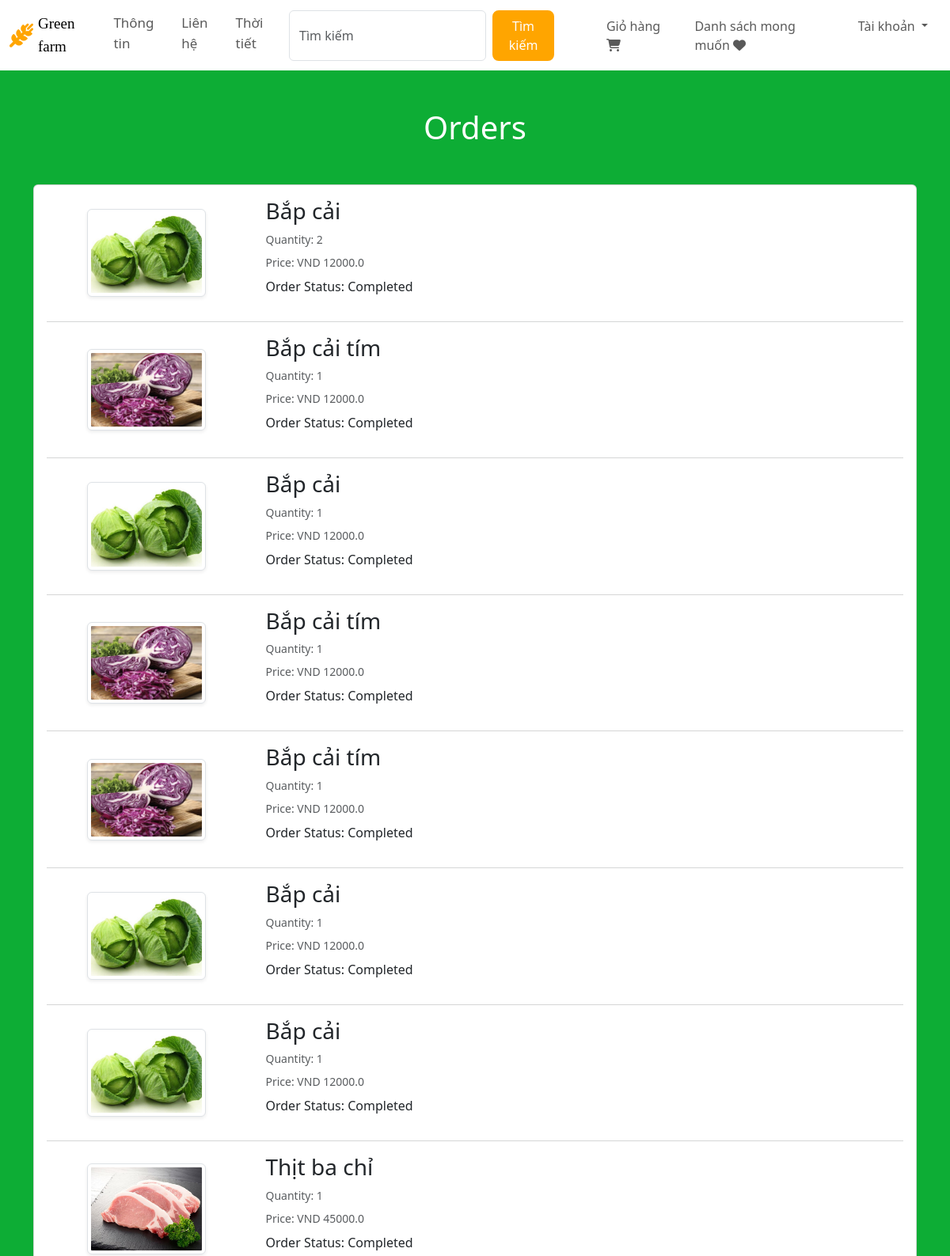
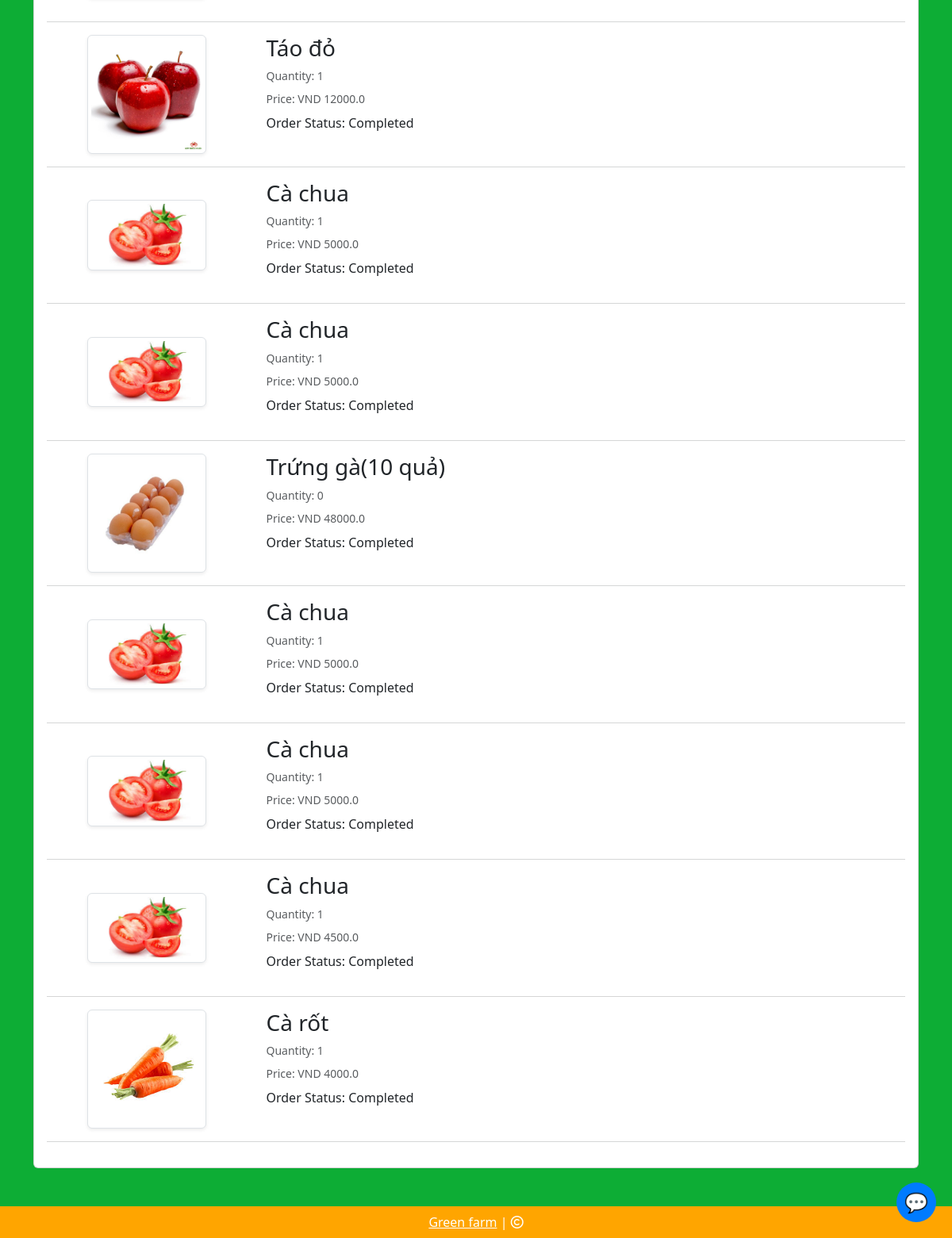
Screenshot of /orders (signed in) with the database file from the repository (2 pictures, top to bottom).
### website/models.py (models this page shows, shortened)
class Order(db.Model):
    id = db.Column(db.Integer, primary_key=True)
    quantity = db.Column(db.Integer, nullable=False)
    price = db.Column(db.Float, nullable=False)
    status = db.Column(db.String(100), nullable=False)
    payment_id = db.Column(db.String(1000), nullable=False)
    customer_link = db.Column(db.Integer, db.ForeignKey('customer.id'), nullable=False)
    product_link = db.Column(db.Integer, db.ForeignKey('product.id'), nullable=False)

class Product(db.Model):
    id = db.Column(db.Integer, primary_key=True)
    product_name = db.Column(db.String(100), nullable=False)
    current_price = db.Column(db.Float, nullable=False)
    previous_price = db.Column(db.Float, nullable=False)
    in_stock = db.Column(db.Integer, nullable=False)
    product_picture = db.Column(db.String(1000), nullable=False)
    flash_sale = db.Column(db.Boolean, default=False)
    date_added = db.Column(db.DateTime, default=datetime.utcnow)
    carts = db.relationship('Cart', backref=db.backref('product', lazy=True))
    orders = db.relationship('Order', backref=db.backref('product', lazy=True))

### website/views.py (the view)
@views.route('/orders')
@login_required
def order():
    orders = Order.query.filter_by(customer_link=current_user.id).all()
    return render_template('orders.html', orders=orders)

### website/templates/orders.html (shortened to what this page needs)
{% extends 'base.html' %}
{% block body %}
<div class="container my-5">
    <div class="row">
        {% if orders %}
        <h1 class="text-center mb-5" style="color: white;">Orders</h1>
        <div class="col-sm-13">
            <div class="card">
                <div class="card-body">
                    {% for item in orders %}
                    <div class="row">
                        <div class="col-sm-3 text-center align-self-center">
                            <img src="{{ item.product.product_picture }}" alt="" class="img-fluid img-thumbnail shadow-sm" height="150px" width="150px">
                        </div>
                        <div class="col-sm-7">
                            <h3>{{ item.product.product_name }}</h3>
                            <p class="mb-2 text-muted small">Quantity: {{ item.quantity }}</p>
                            <p class="mb-2 text-muted small">Price: VND {{ item.price }}</p>
                            <div class="col-sm-4">
                                <p>Order Status: {{ item.status }}</p>
                            </div>
                        </div>
                    </div>
                    <hr class="text-muted">
                    {% endfor %}
                </div>
            </div>
        </div>
        {% else %}
        <h1 class="text-center mb-5" style="color: white;">You have no Orders</h1>
        {% endif %}
    </div>
</div>
{% endblock %}

### website/templates/base.html (shortened to what this page needs)
<!DOCTYPE html>
<html lang="en">
<head>
    <link rel="stylesheet" href="https://cdnjs.cloudflare.com/ajax/libs/bootstrap-icons/1.10.5/font/bootstrap-icons.min.css" />
    <link rel="stylesheet" href="{{ url_for('static', filename='css/all.min.css') }}">
    <link rel="stylesheet" href="{{ url_for('static', filename='css/bootstrap.min.css') }}">
    <link rel="stylesheet" href="{{ url_for('static', filename='css/style.css') }}">
</head>
<body style="background-color: rgb(13, 173, 53);">
    <nav class="navbar navbar-expand-lg" style="background-color: white;">
      <div class="container-fluid">
        <a class="navbar-brand" href="#" style="color: orange; font-size: 30px; margin-right: -2px;">
          <i class="fa-solid fa-wheat-awn"></i>
        </a>
        <div class="collapse navbar-collapse" id="navbarSupportedContent">
          <ul class="navbar-nav me-auto mb-2 mb-lg-0">
            <li class="nav-item">
              <a class="nav-link active" aria-current="page" href="/" style="font-family: cursive; font-size: 19px;">Green farm</a>
            </li>
            <li class="nav-item">
              <a class="nav-link text-grey" href="#" style="font-size: 17px;">Thông tin</a>
            </li>
            <li class="nav-item">
              <a class="nav-link text-grey" href="#" style="font-size: 17px;">Liên hệ</a>
            </li>
            <li class="nav-item">
              <a class="nav-link text-grey" href="/index" style="font-size: 17px;">Thời tiết</a>
            </li>
          </ul>
          <form class="d-flex ms-auto"  role="search" action="/search" style="margin-right: 50px;" method="POST">
            <input class="form-control w-100 me-2" name="search" type="search" placeholder="Tìm kiếm" aria-label="Tìm kiếm">
            <button class="btn" type="submit">Tìm kiếm</button>
          </form>
        </div>
        <ul class="navbar-nav me-auto mb-2 mb-lg-0">
          <li class="nav-item mx-2" id="items">
            {% if cart | length < 1 %}
            <a class="nav-link text-grey" href="/cart"> Giỏ hàng
              <i class="fa-solid fa-cart-shopping"></i>
            </a>
            {% else %}
            <a class="nav-link text-grey" href="/cart"><span class="badge bg-success"></span> Giỏ hàng
              <i class="bi bi-{{ cart | length }}-square-fill"></i>
            </a>
            {% endif %}
          </li>
          <li class="nav-item mx-2" id="items">
            <a class="nav-link text-grey" href="#"> Danh sách mong muốn
              <i class="fa-solid fa-heart"></i>
            </a>
          </li>
          <li class="nav-item dropdown mx-2">
            <a class="nav-link dropdown-toggle text-grey" href="#" role="button", id="profileDropdown"
            data-bs-toggle="dropdown" aria-hidden="false">
              Tài khoản
            </a>
          </li>
        </ul>
      </div>
    </nav>
    {% block body %}
    {% endblock %}
     <button id="open-chatbox">💬</button>
    <footer class="container-fluid  text-center p-2 mt-5" style="background-color: orange; color: white;">
      <a href="https://github.com/Frost-Codes" style="color: white;">Green farm</a> | <span>
        <i class="fa-sharp fa-regular fa-copyright"></i></span>
    </footer>
</body>
</body>
</html>

### website/static/css/style.css (style rules this page uses)
.d-flex .btn { background: orange; border: 2px solid orange; border-radius: 8px; color: #fff; }

### website/templates/base.html (style rules this page uses)
#open-chatbox { position: fixed; bottom: 20px; right: 20px; background-color: #007bff; color: white; border: none; border-radius: 50%; width: 50px; height: 50px; font-size: 24px; cursor: pointer; z-index: 10; }

### rows the page displays
Order: product.product_picture (picture), product.product_name "Bắp cải", quantity "2", price "12000.0", status "Completed"
Order: product.product_picture (picture), product.product_name "Bắp cải tím", quantity "1", price "12000.0", status "Completed"
Order: product.product_picture (picture), product.product_name "Bắp cải", quantity "1", price "12000.0", status "Completed"
Order: product.product_picture (picture), product.product_name "Bắp cải tím", quantity "1", price "12000.0", status "Completed"
Order: product.product_picture (picture), product.product_name "Bắp cải tím", quantity "1", price "12000.0", status "Completed"
Order: product.product_picture (picture), product.product_name "Bắp cải", quantity "1", price "12000.0", status "Completed"
Order: product.product_picture (picture), product.product_name "Bắp cải", quantity "1", price "12000.0", status "Completed"
Order: product.product_picture (picture), product.product_name "Thịt ba chỉ", quantity "1", price "45000.0", status "Completed"
Order: product.product_picture (picture), product.product_name "Táo đỏ", quantity "1", price "12000.0", status "Completed"
Order: product.product_picture (picture), product.product_name "Cà chua", quantity "1", price "5000.0", status "Completed"
Order: product.product_picture (picture), product.product_name "Cà chua", quantity "1", price "5000.0", status "Completed"
Order: product.product_picture (picture), product.product_name "Trứng gà(10 quả)", quantity "0", price "48000.0", status "Completed"
Order: product.product_picture (picture), product.product_name "Cà chua", quantity "1", price "5000.0", status "Completed"
Order: product.product_picture (picture), product.product_name "Cà chua", quantity "1", price "5000.0", status "Completed"
Order: product.product_picture (picture), product.product_name "Cà chua", quantity "1", price "4500.0", status "Completed"
Order: product.product_picture (picture), product.product_name "Cà rốt", quantity "1", price "4000.0", status "Completed"
